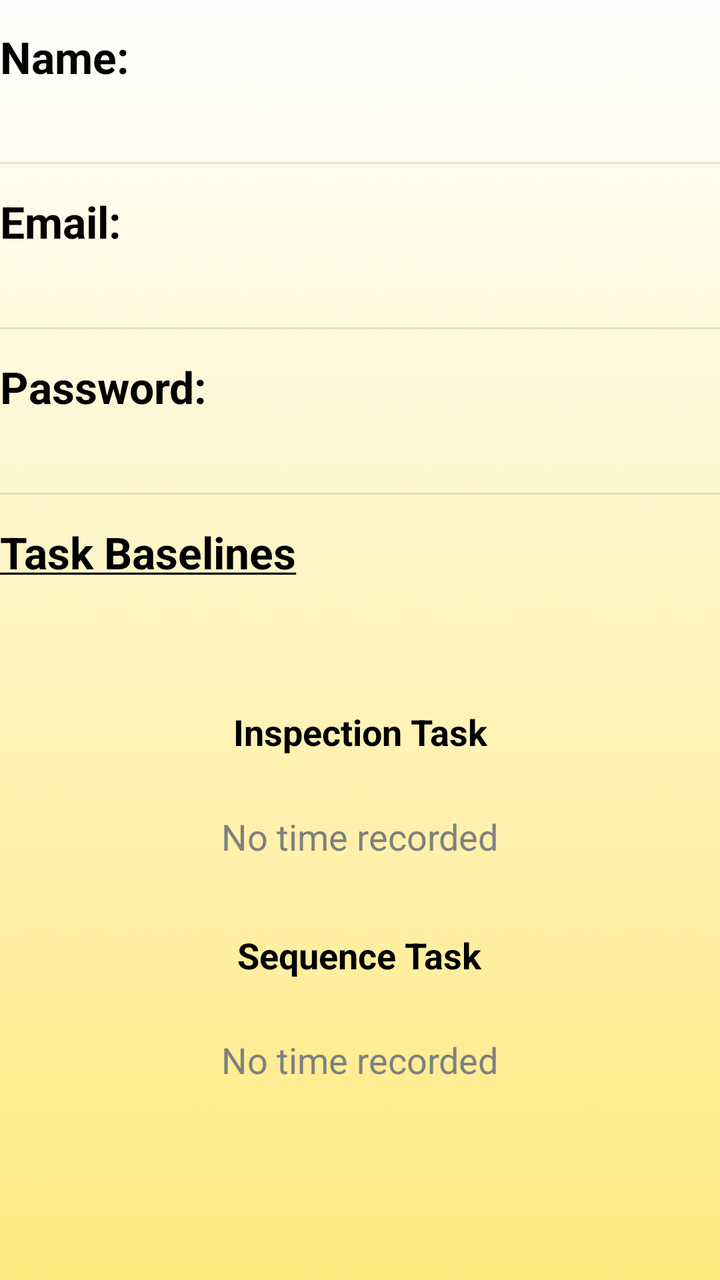
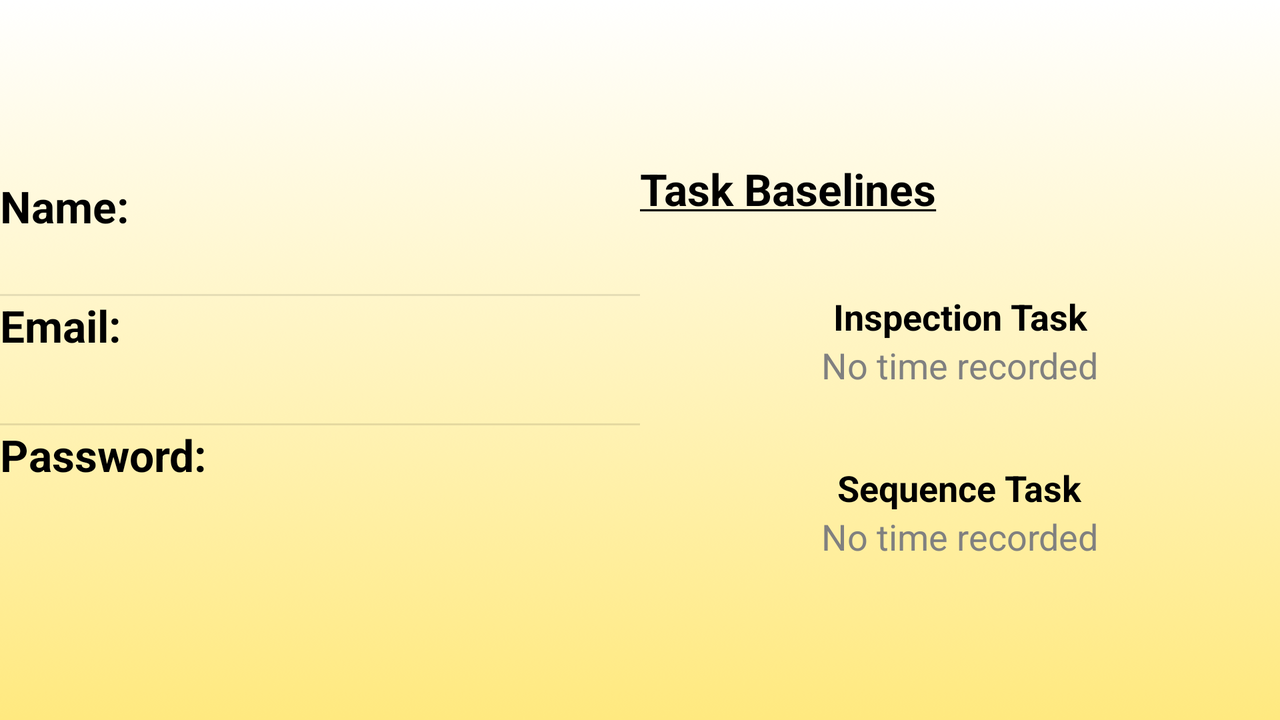

An Android layout and its configuration variant, each rendered on a device that would load it. The default file and the variant file are quoted in full after the pictures.
<!-- AndroidManifest.xml: application theme AppTheme -->
<!-- res/layout/fragment_account_details.xml -->
<?xml version="1.0" encoding="utf-8"?>
<LinearLayout xmlns:android="http://schemas.android.com/apk/res/android"
    android:id="@+id/account_details_layout"
    android:layout_width="match_parent"
    android:layout_height="match_parent"
    android:layout_margin="@dimen/activity_horizontal_margin"
    android:orientation="vertical"
    android:weightSum="1">

    <TextView
        android:id="@+id/account_details_name_prompt"
        android:layout_width="wrap_content"
        android:layout_height="wrap_content"
        android:layout_gravity="left"
        android:layout_weight="0.04"
        android:gravity="center_vertical|center_horizontal|bottom"
        android:text="@string/account_details_name_prompt"
        android:textAppearance="?android:attr/textAppearanceLarge"
        android:textStyle="bold" />

    <TextView
        android:id="@+id/account_details_name_textview"
        android:layout_width="match_parent"
        android:layout_height="wrap_content"
        android:layout_gravity="center_horizontal"
        android:layout_weight="0.04"
        android:gravity="center_vertical|center_horizontal"
        android:textAppearance="?android:attr/textAppearanceMedium"
        android:textColor="@color/AmuletBlue" />

    <View style="@style/Divider" />

    <TextView
        android:id="@+id/account_details_email_prompt"
        android:layout_width="wrap_content"
        android:layout_height="wrap_content"
        android:layout_gravity="left"
        android:layout_weight="0.04"
        android:gravity="center_vertical|center_horizontal|bottom"
        android:text="@string/account_details_email_prompt"
        android:textAppearance="?android:attr/textAppearanceLarge"
        android:textStyle="bold" />

    <TextView
        android:id="@+id/account_details_email_textview"
        android:layout_width="match_parent"
        android:layout_height="wrap_content"
        android:layout_gravity="center_horizontal"
        android:layout_weight="0.04"
        android:clickable="false"
        android:focusable="false"
        android:gravity="center_vertical|center_horizontal"
        android:singleLine="false"
        android:textAppearance="?android:attr/textAppearanceMedium"
        android:textColor="@color/AmuletBlue"
        android:textIsSelectable="false" />

    <View style="@style/Divider" />

    <TextView
        android:id="@+id/account_details_password_prompt"
        android:layout_width="wrap_content"
        android:layout_height="wrap_content"
        android:layout_gravity="left"
        android:layout_weight="0.04"
        android:gravity="center_horizontal|bottom"
        android:text="@string/account_details_password_prompt"
        android:textAppearance="?android:attr/textAppearanceLarge"
        android:textStyle="bold" />

    <TextView
        android:id="@+id/account_details_password_textview"
        android:layout_width="wrap_content"
        android:layout_height="wrap_content"
        android:layout_gravity="center_horizontal"
        android:layout_weight="0.04"
        android:gravity="center_vertical|center_horizontal"
        android:inputType="textPassword"
        android:textAppearance="?android:attr/textAppearanceMedium"
        android:textColor="@color/AmuletBlue" />

    <View style="@style/Divider" />

    <TextView
        android:id="@+id/account_details_task_baselines_prompt"
        android:layout_width="wrap_content"
        android:layout_height="wrap_content"
        android:layout_gravity="left"
        android:layout_weight="0.04"
        android:gravity="center_horizontal|bottom"
        android:text="@string/account_details_task_baselines"
        android:textAppearance="?android:attr/textAppearanceLarge"
        android:textSize="22sp"
        android:textStyle="bold" />

    <TextView
        android:id="@+id/account_details_inspection_task_baselines_prompt"
        android:layout_width="wrap_content"
        android:layout_height="wrap_content"
        android:layout_gravity="center_horizontal"
        android:layout_weight="0.18"
        android:gravity="center_horizontal|bottom"
        android:text="@string/account_details_inspection_task"
        android:textAppearance="?android:attr/textAppearanceMedium"
        android:textStyle="bold" />

    <TextView
        android:id="@+id/account_details_inspection_task_baseline"
        android:layout_width="wrap_content"
        android:layout_height="wrap_content"
        android:layout_gravity="center_horizontal"
        android:layout_weight="0.08"
        android:gravity="bottom|center_horizontal"
        android:hint="@string/fragment_accountDetails_hint_inspection_task_time"
        android:textAppearance="?android:attr/textAppearanceMedium"
        android:textColor="@color/AmuletBlue" />

    <TextView
        android:id="@+id/account_details_sequence_task_baselines_prompt_textView"
        android:layout_width="wrap_content"
        android:layout_height="wrap_content"
        android:layout_gravity="center_horizontal"
        android:layout_weight="0.1"
        android:gravity="center_horizontal|bottom"
        android:text="@string/fragment_accountDetails_sequence_task"
        android:textAppearance="?android:attr/textAppearanceMedium"
        android:textStyle="bold" />

    <TextView
        android:id="@+id/account_details_sequence_task_value_textView"
        android:layout_width="wrap_content"
        android:layout_height="wrap_content"
        android:layout_gravity="center_horizontal"
        android:layout_weight="0.08"
        android:gravity="bottom|center_horizontal"
        android:hint="@string/fragment_accountDetails_hint_inspection_task_time"
        android:textAppearance="?android:attr/textAppearanceMedium"
        android:textColor="@color/AmuletBlue" />

</LinearLayout>
<!-- resources referenced by this layout -->
<resources>
  <color name="AmuletBlue">#3F7CFF</color>
  <string name="account_details_email_prompt">Email:</string>
  <string name="account_details_inspection_task">Inspection Task</string>
  <string name="account_details_name_prompt">Name:</string>
  <string name="account_details_password_prompt">Password:</string>
  <string name="account_details_task_baselines"><u>Task Baselines</u></string>
  <string name="fragment_accountDetails_hint_inspection_task_time">No time recorded</string>
  <string name="fragment_accountDetails_sequence_task">Sequence Task</string>
  <style name="Divider">
          <item name="android:layout_width">match_parent</item>
          <item name="android:layout_height">1dp</item>
          <item name="android:background">?android:attr/listDivider</item>
      </style>
  <style name="AppTheme" parent="AppBaseTheme">
          
      </style>
  <!-- from res/values-v14/ -->
  <style name="AppBaseTheme" parent="android:Theme.Holo.Light.DarkActionBar">
          
          <item name="android:windowBackground">@drawable/background</item>
      </style>
  <!-- drawable background: png bitmap (drawable, 150427 bytes) -->
</resources>
<!-- res/layout-land/fragment_account_details.xml (the repository's variant of the layout above) -->
<!-- drawn on the phone turned sideways -->
<?xml version="1.0" encoding="utf-8"?>
<LinearLayout xmlns:android="http://schemas.android.com/apk/res/android"
    android:layout_width="fill_parent"
    android:layout_height="fill_parent"
    android:baselineAligned="false"
    android:orientation="horizontal">

    <LinearLayout
        android:id="@+id/account_details_layout"
        android:layout_width="0dp"
        android:layout_height="wrap_content"
        android:layout_gravity="center"
        android:layout_margin="@dimen/activity_horizontal_margin"
        android:layout_weight="0.5"
        android:orientation="vertical">

        <TextView
            android:id="@+id/account_details_name_prompt"
            android:layout_width="wrap_content"
            android:layout_height="wrap_content"
            android:layout_gravity="left"
            android:layout_weight="0.04"
            android:gravity="center_vertical|center_horizontal|bottom"
            android:text="@string/account_details_name_prompt"
            android:textAppearance="?android:attr/textAppearanceLarge"
            android:textStyle="bold" />

        <TextView
            android:id="@+id/account_details_name_textview"
            android:layout_width="match_parent"
            android:layout_height="wrap_content"
            android:layout_gravity="center_horizontal"
            android:layout_marginBottom="5dp"
            android:layout_weight="0.04"
            android:gravity="center_vertical|center_horizontal"
            android:textAppearance="?android:attr/textAppearanceMedium"
            android:textColor="@color/AmuletBlue" />

        <View style="@style/Divider" />

        <TextView
            android:id="@+id/account_details_email_prompt"
            android:layout_width="wrap_content"
            android:layout_height="0dp"
            android:layout_gravity="left"
            android:layout_marginBottom="5dp"
            android:layout_marginTop="@dimen/activity_vertical_margin"
            android:layout_weight="0.04"
            android:gravity="center_vertical|center_horizontal|bottom"
            android:text="@string/account_details_email_prompt"
            android:textAppearance="?android:attr/textAppearanceLarge"
            android:textStyle="bold" />

        <TextView
            android:id="@+id/account_details_email_textview"
            android:layout_width="match_parent"
            android:layout_height="wrap_content"
            android:layout_gravity="center_horizontal"
            android:layout_marginBottom="5dp"
            android:layout_weight="0.04"
            android:clickable="false"
            android:focusable="false"
            android:gravity="center_vertical|center_horizontal"
            android:singleLine="false"
            android:textAppearance="?android:attr/textAppearanceMedium"
            android:textColor="@color/AmuletBlue"
            android:textIsSelectable="false" />

        <View style="@style/Divider" />

        <TextView
            android:id="@+id/account_details_password_prompt"
            android:layout_width="wrap_content"
            android:layout_height="0dp"
            android:layout_gravity="left"
            android:layout_marginTop="@dimen/activity_vertical_margin"
            android:layout_weight="0.04"
            android:gravity="center_horizontal|bottom"
            android:text="@string/account_details_password_prompt"
            android:textAppearance="?android:attr/textAppearanceLarge"
            android:textStyle="bold" />

        <TextView
            android:id="@+id/account_details_password_textview"
            android:layout_width="wrap_content"
            android:layout_height="0dp"
            android:layout_gravity="center_horizontal"
            android:layout_marginBottom="5dp"
            android:layout_weight="0.04"
            android:gravity="center_vertical|center_horizontal"
            android:inputType="textPassword"
            android:textAppearance="?android:attr/textAppearanceMedium"
            android:textColor="@color/AmuletBlue" />

        

        
        
        
        
        
        

    </LinearLayout>

    <LinearLayout
        android:layout_width="0dp"
        android:layout_height="wrap_content"
        android:layout_gravity="center"
        android:layout_margin="@dimen/activity_horizontal_margin"
        android:layout_weight="0.5"
        android:orientation="vertical">

        <TextView
            android:id="@+id/account_details_task_baselines_prompt"
            android:layout_width="wrap_content"
            android:layout_height="wrap_content"
            android:layout_gravity="left"
            android:text="@string/account_details_task_baselines"
            android:textAppearance="?android:attr/textAppearanceLarge"
            android:textStyle="bold" />

        <TextView
            android:id="@+id/account_details_inspection_task_baselines_prompt"
            android:layout_width="wrap_content"
            android:layout_height="wrap_content"
            android:layout_gravity="center"
            android:layout_marginTop="37dp"
            android:gravity="center"
            android:text="@string/account_details_inspection_task"
            android:textAppearance="?android:attr/textAppearanceMedium"
            android:textStyle="bold" />

        <TextView
            android:id="@+id/account_details_inspection_task_baseline"
            android:layout_width="wrap_content"
            android:layout_height="wrap_content"
            android:layout_gravity="center"
            android:gravity="center"
            android:hint="@string/fragment_accountDetails_hint_inspection_task_time"
            android:textAppearance="?android:attr/textAppearanceMedium"
            android:textColor="@color/AmuletBlue" />

        <TextView
            android:id="@+id/account_details_sequence_task_baselines_prompt_textView"
            android:layout_width="wrap_content"
            android:layout_height="wrap_content"
            android:layout_gravity="center_horizontal"
            android:layout_marginTop="37dp"
            android:gravity="center|bottom"
            android:text="@string/fragment_accountDetails_sequence_task"
            android:textAppearance="?android:attr/textAppearanceMedium"
            android:textStyle="bold" />

        <TextView
            android:id="@+id/account_details_sequence_task_value_textView"
            android:layout_width="wrap_content"
            android:layout_height="wrap_content"
            android:layout_gravity="center_horizontal"
            android:gravity="center"
            android:hint="@string/fragment_accountDetails_hint_inspection_task_time"
            android:textAppearance="?android:attr/textAppearanceMedium"
            android:textColor="@color/AmuletBlue" />
    </LinearLayout>
</LinearLayout>
